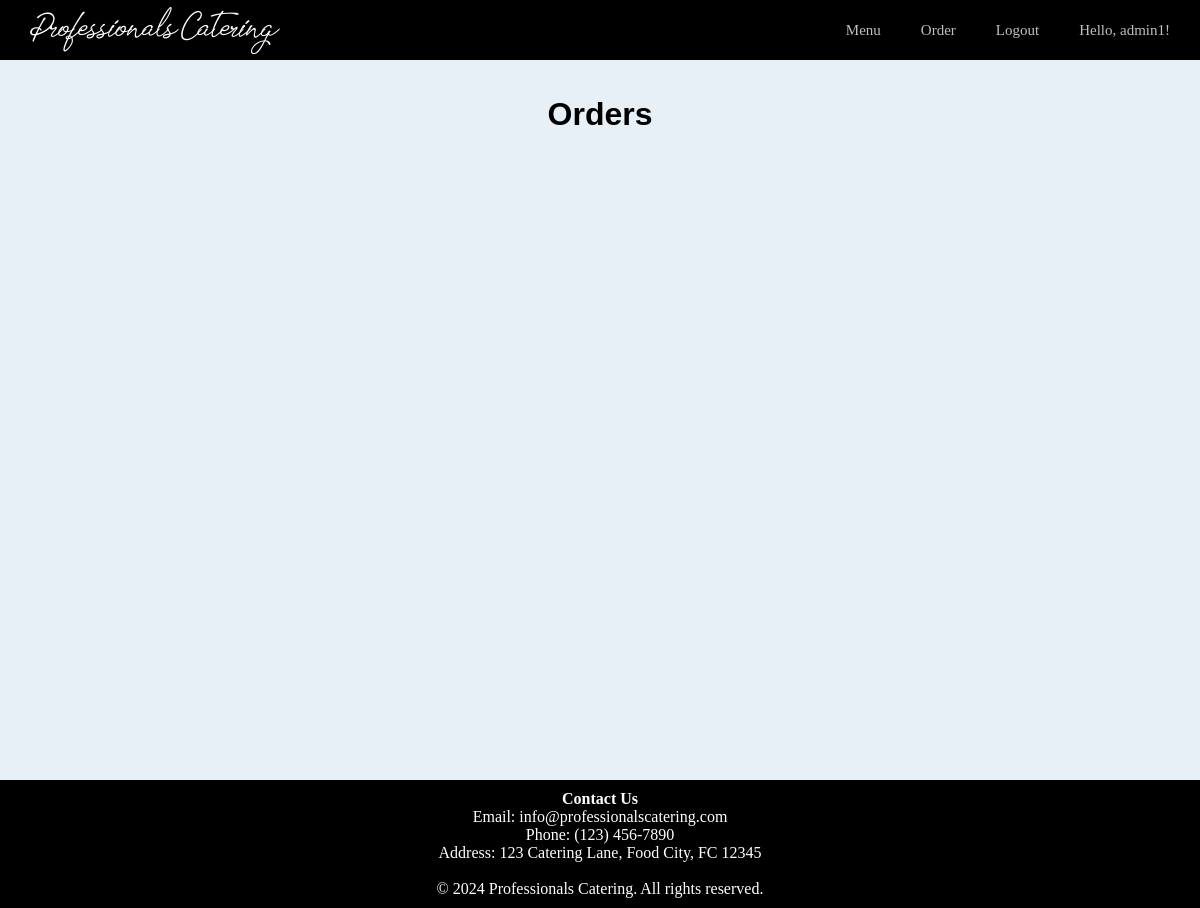
The page /order/order.php (signed in) on the database as committed earlier.
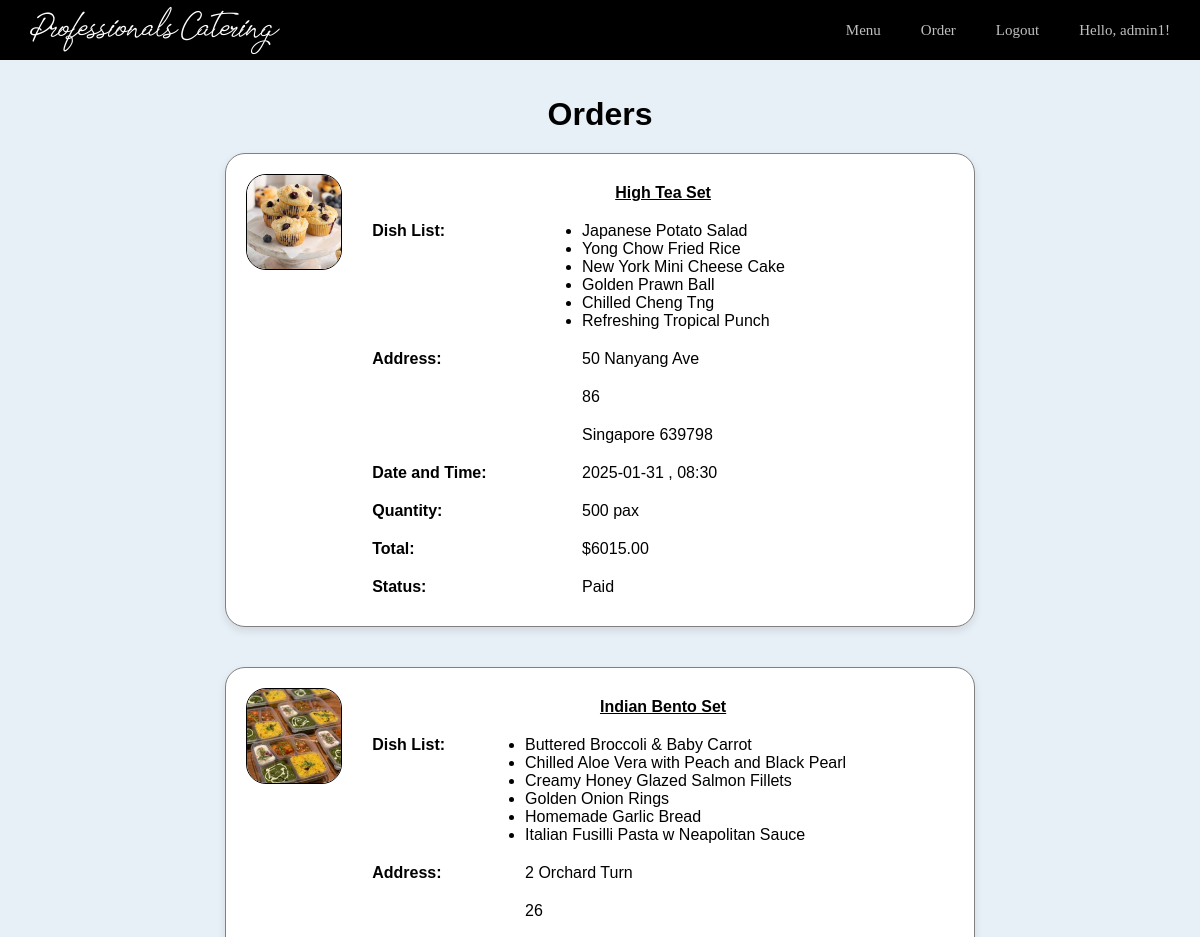
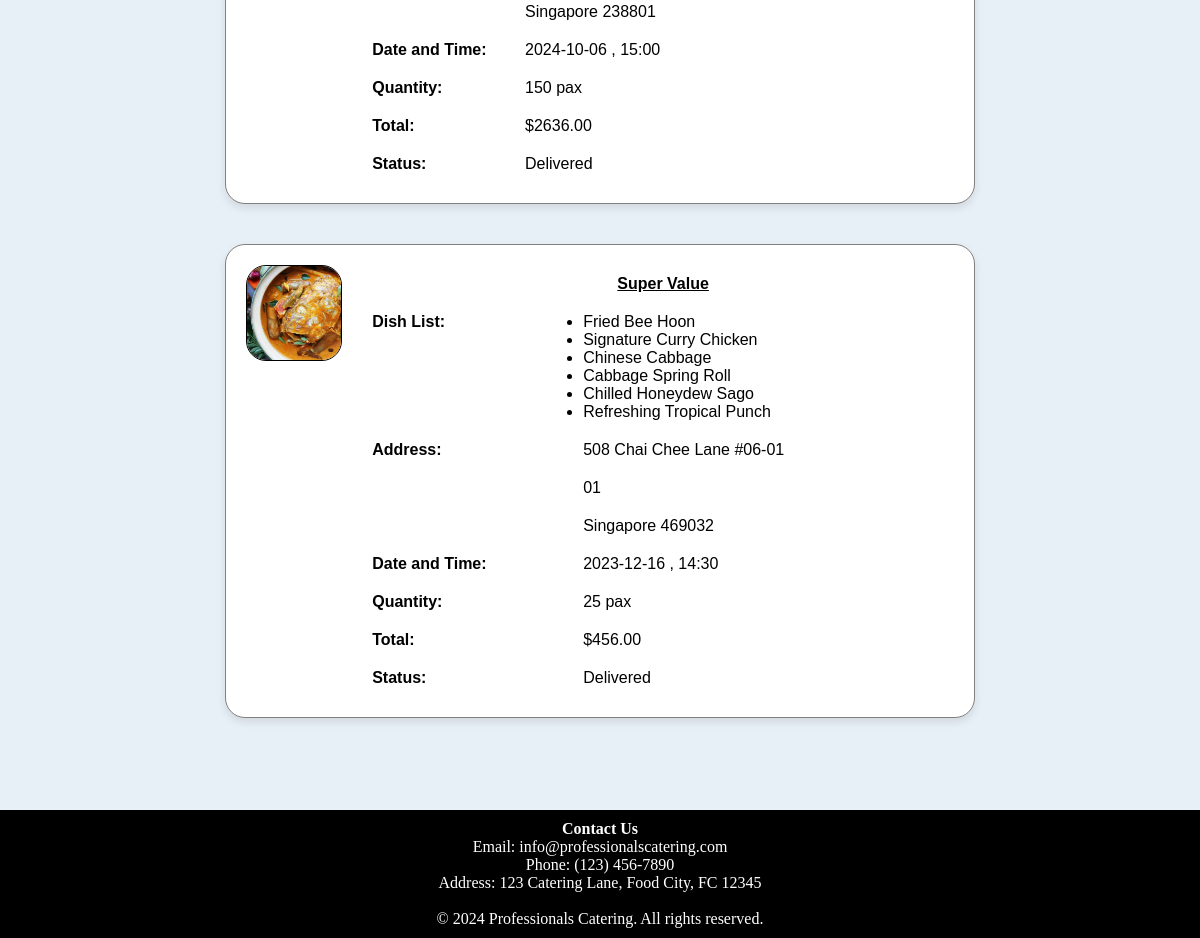
The same page on the database as committed later (2 pictures, top to bottom).
### tables this page shows
create table if not exists orders(
    id int primary key auto_increment,
    username varchar(100),
    itemname varchar(100),
    dishlist varchar(1000),
    address varchar(100),
    unit varchar(100),
    postalcode int(6),
    date date,
    time varchar(100),
    quantity int,
    total decimal(7,2),
    created_at timestamp default current_timestamp
);

### order/order.php (the view, shortened to what this page needs)
<?php
$servername = "localhost";
$username = "root";
$password = "";
$dbname = "professionals";
$conn = new mysqli($servername, $username, $password, $dbname);
$username = $_SESSION['username'];
$stmt = $conn->prepare("SELECT * FROM orders WHERE username = ? ORDER BY created_at DESC");
$stmt->bind_param("s", $username);
$stmt->execute();
$result = $stmt->get_result();
$orders = [];
while ($row = $result->fetch_assoc()) {
    $itemname = $row['itemname'];
    $img_stmt = $conn->prepare("SELECT imgname FROM menu WHERE name = ?");
    $img_stmt->bind_param("s", $itemname);
    $img_stmt->execute();
    $img_result = $img_stmt->get_result();
    $img_row = $img_result->fetch_assoc();
    $imgname = $img_row['imgname'];
    $row['imgname'] = $imgname;
    $orders[] = $row;
}
?>
<!DOCTYPE html>
<html lang="en">
<head>
   <link rel="stylesheet" href="../styles.css">
</head>
<body>
   <header class="header">
       <div class="header_content">
           <a href="../index.php" class="logo">Professionals Catering</a>
           <nav class="nav">
                <ul class="nav_list">
                    <li class="nav_item">
                        <a href="../menu/menu.php" class="nav_link">Menu</a>
                    </li>
                    <li class="nav_item">
                        <a href="#head" class="nav_link">Order</a>
                    </li>
                    <?php if (isset($_SESSION['username'])): ?>
                        <li class="nav_item">
                            <a href="../logout.php" class="nav_link">Logout</a>
                        </li>
                        <li class="nav_item">
                            <span class="nav_link">Hello, <?php echo htmlspecialchars($_SESSION['username']); ?>!</span>
                        </li>
                    <?php else: ?>
                        <li class="nav_item">
                            <a href="../login/login.php" class="nav_link">Login</a>
                        </li>
                    <?php endif; ?>
                </ul>
            </nav>
       </div>
   </header>
   <div class="content">
        <br><br>
        <h1>Orders</h1>
        <?php foreach ($orders as $order): ?>
            <div class="container">
                <div class="left">
                    <img src="../media/menu/<?php echo htmlspecialchars($order['imgname']); ?>.jpg" alt="<?php echo htmlspecialchars($order['itemname']); ?>" style="width: 100%;">
                </div>
                <div class="right">
                    <table>
                        <tr>
                            <th colspan="2" style="text-align: center;"><b><u><?php echo htmlspecialchars($order['itemname']); ?></u></b></th>
                        </tr>
                        <tr>
                            <th>Dish List:</th>
                            <td>
                                <ol class="s">
                                    <?php foreach (explode(',', $order['dishlist']) as $dish): ?>
                                        <li><?php echo htmlspecialchars($dish); ?></li>
                                    <?php endforeach; ?>
                                </ol>
                            </td>
                        </tr>
                        <tr>
                            <th>Address:</th>
                            <td><?php echo htmlspecialchars($order['address']); ?></td>
                        </tr>
                        <tr>
                            <th> </th>
                            <td><?php echo htmlspecialchars($order['unit']); ?></td>
                        </tr>
                        <tr>
                            <th> </th>
                            <td>Singapore <?php echo htmlspecialchars($order['postalcode']); ?></td>
                        </tr>
                        <tr>
                            <th>Date and Time:</th>
                            <td><?php echo htmlspecialchars($order['date'] . ' , ' . $order['time']); ?></td>
                        </tr>
                        <tr>
                            <th>Quantity:</th>
                            <td><?php echo htmlspecialchars($order['quantity']); ?> pax</td>
                        </tr>
                        <tr>
                            <th>Total:</th>
                            <td>$<?php echo htmlspecialchars($order['total']); ?></td>
                        </tr>
                        <tr>
                            <th>Status:</th>
                            <td>
                                <?php
                                $orderDateTime = new DateTime($order['date'] . ' ' . $order['time']. ':00');
                                $currentDateTime = new DateTime();
                                if ($orderDateTime > $currentDateTime) {
                                    echo "Paid";
                                } else {
                                    echo "Delivered";
                                }
                                ?>
                            </td>
                        </tr>
                    </table>
                </div>
            </div>
        <?php endforeach; ?>
        <br><br><br><br>
   </div>
   <footer class="footer">
       <div class="footer_content">
           <div class="footer_section">
               <h4>Contact Us</h4>
               <p>Email: info@professionalscatering.com</p>
               <p>Phone: (123) 456-7890</p>
               <p>Address: 123 Catering Lane, Food City, FC 12345</p>
           </div>
           <br>
       </div>
       <div class="footer_bottom">
           <p>&copy; 2024 Professionals Catering. All rights reserved.</p>
       </div>
   </footer>
</body>
</html>

### styles.css (style rules this page uses)
* { margin: 0; padding: 0; box-sizing: border-box; }
ul { list-style: none; }
a { text-decoration: none; color:inherit; }
body { background-color: #e8f0f7; height: auto; padding-top: 60px; }
.header { background-color: black; position : fixed; width: 100%; top: 0; z-index: 10; }
.header_content { display:flex; align-items: center; justify-content: space-between; padding: 0 30px; min-height: 60px; }
.logo { font-family: tomatoes, sans-serif; color: #fff; font-size: 23px; letter-spacing: -1.5px; font-weight: 500; }
.nav { transition: all 0.3s ease-in-out; }
.nav_list { display:flex; column-gap: 40px; }
.nav_link { color: rgba(255, 255, 255, 0.75); font-size: 15px; transition: all 0.4s; }
.content { font-family: gamilia, sans-serif; align-items: center; display: flex; flex-direction: column; }
footer { background-color: black; color: white; text-align: center; padding: 10px; position: relative; bottom: 0; width: 100%; }

### order/order.php (style rules this page uses)
.content { min-height: 90vh; }
.container { display: flex; background-color: white; border-radius: 20px; border: 1px solid gray; margin: 20px 0 20px 0; min-width: 350px; width: 70vw; max-width: 750px; padding: 20px; box-shadow: 0 4px 8px rgba(0, 0, 0, 0.1); }
.left { width: 15%; padding-right: 10px; }
.right { width: 85%; padding-left: 20px; }
table { width: 100%; border-collapse: collapse; border: none; }
th, td { padding: 10px 0 10px 0; text-align: left; vertical-align: top; }
img { border-radius: 20px; border: 1px solid black; }
ol.s { list-style-type: inherit; }

Rows that differ between the two databases and show on the page:
added orders: shows a picture, itemname "High Tea Set", dishlist "Japanese Potato Salad", dishlist "Yong Chow Fried Rice", dishlist "New York Mini Cheese Cake", dishlist "Golden Prawn Ball", dishlist "Chilled Cheng Tng", dishlist "Refreshing Tropical Punch", address "50 Nanyang Ave", unit "86", postalcode "639798", date+time "2025-01-31 , 08:30", quantity "500", total "6015.00", shows "Paid"
added orders: shows a picture, itemname "Indian Bento Set", dishlist "Buttered Broccoli & Baby Carrot", dishlist "Chilled Aloe Vera with Peach and Black Pearl", dishlist "Creamy Honey Glazed Salmon Fillets", dishlist "Golden Onion Rings", dishlist "Homemade Garlic Bread", dishlist "Italian Fusilli Pasta w Neapolitan Sauce", address "2 Orchard Turn", unit "26", postalcode "238801", date+time "2024-10-06 , 15:00", quantity "150", total "2636.00", shows "Delivered"
added orders: shows a picture, itemname "Super Value", dishlist "Fried Bee Hoon", dishlist "Signature Curry Chicken", dishlist "Chinese Cabbage", dishlist "Cabbage Spring Roll", dishlist "Chilled Honeydew Sago", dishlist "Refreshing Tropical Punch", address "508 Chai Chee Lane #06-01", unit "01", postalcode "469032", date+time "2023-12-16 , 14:30", quantity "25", total "456.00", shows "Delivered"
